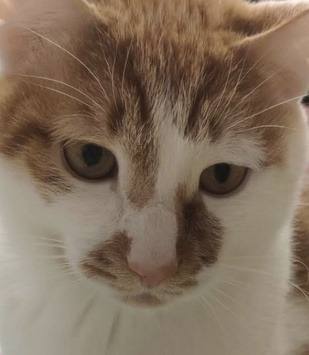
#> input picture MachineLearning/CNN_Basic/project/01_object_detection/cat_face.jpg, 309 x 355 px, shrunk from 594 x 682 before the run
$ python object_detection.py
#> lines starting #> are read from the running program, lines starting #| are printed output that depends on the picture
import numpy as np
import cv2
from matplotlib import pyplot as plt

MIN_MATCH_COUNT = 10  # 设置最低特征点匹配数量为10

template = cv2.cvtColor(cv2.imread('cat_face.jpg', 1), cv2.COLOR_BGR2RGB)
target = cv2.cvtColor(cv2.imread('cat.jpg', 1), cv2.COLOR_BGR2RGB)
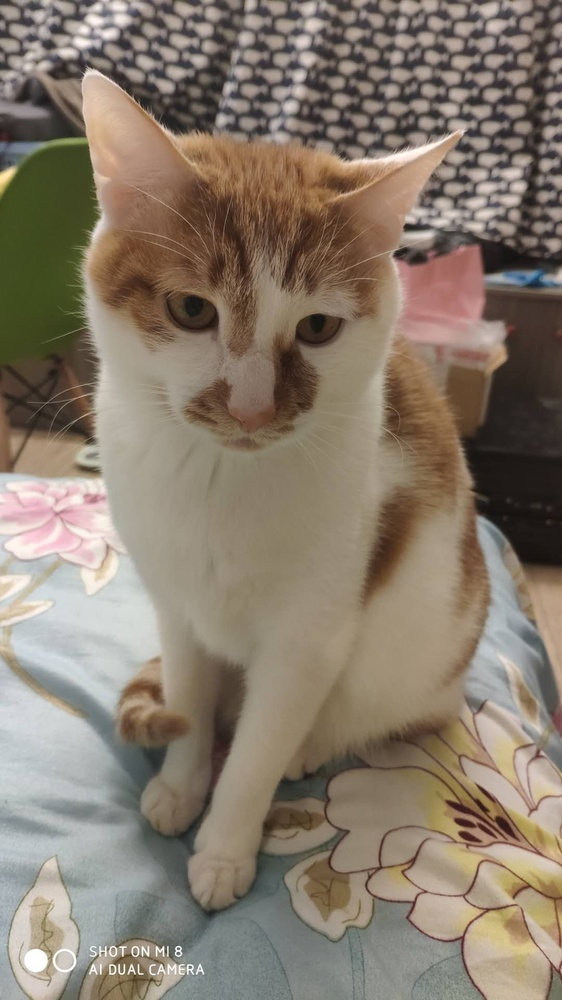
#> input picture MachineLearning/CNN_Basic/project/01_object_detection/cat.jpg, 562 x 1000 px, shrunk from 1080 x 1920 before the run

# 创建 SIFT 特征检测器
sift = cv2.xfeatures2d.SIFT_create()

# 通过 SIFT 获取关键点和特征描述子
kp1, des1 = sift.detectAndCompute(template, None)
#> kp1 = 139 keypoints; strongest (x, y, size): (223, 179, 24.5), (94, 165, 27.2), (109, 258, 29.8), (245, 25, 14.3)
kp2, des2 = sift.detectAndCompute(target, None)
#> kp2 = 1865 keypoints; strongest (x, y, size): (190, 967, 1.9), (178, 953, 2), (112, 967, 1.9), (166, 952, 1.9)

print(kp1)
#> (printed output is left out)

for key in kp1:
    print
#> this loop made 139 passes
#> key on passes 1 to 12: keypoint at (10.6, 149.5), size 11.1, keypoint at (39.1, 37.5), size 2.1, keypoint at (52, 131), size 1.9, keypoint at (52.3, 133.8), size 2.1, keypoint at (55.6, 129.4), size 1.8, keypoint at (65.1, 141.1), size 2, keypoint at (65.1, 141.1), size 2, keypoint at (69.6, 128.4), size 19.4, keypoint at (75.8, 250.4), size 15.6, keypoint at (78.7, 184.3), size 7.3, keypoint at (80.8, 118.1), size 97.2, keypoint at (85.8, 265.4), size 4

print(type(kp1))
#| <class 'tuple'>

# 创建设置 FLANN 匹配
FLANN_INDEX_KDTREE = 0
index_params = dict(algorithm=FLANN_INDEX_KDTREE, trees=5)
search_params = dict(checks=50)
flann = cv2.FlannBasedMatcher(index_params, search_params)
matches = flann.knnMatch(des1, des2, k=2)
#> matches = 139 matches

# store all the good matches as per Lowe's ratio test.
good = []

# 舍弃大于 0.7 的匹配
for m, n in matches:
    if m.distance < 0.7 * n.distance:
        good.append(m)
#> this loop made 139 passes
#> after the loop, good = 81 matches

if len(good) > MIN_MATCH_COUNT:
    # 获取关键点的坐标
    src_pts = np.float32([kp1[m.queryIdx].pt for m in good]).reshape(-1, 1, 2)
#> src_pts = 81 rows, first 8: [51.97, 131], [52.35, 133.8], [69.6, 128.4], [75.84, 250.4], [78.71, 184.3], [85.8, 265.4], [91.22, 139.1], [93.78, 165.2]
    dst_pts = np.float32([kp2[m.trainIdx].pt for m in good]).reshape(-1, 1, 2)
#> dst_pts = 81 rows, first 8: [155.9, 283.4], [156.1, 286.2], [172.6, 281], [178.9, 395.3], [181.4, 333.9], [188, 411.3], [193.1, 291.1], [195.2, 315.8]

    # 计算变换矩阵和 MASK
    M, mask = cv2.findHomography(src_pts, dst_pts, cv2.RANSAC, 5.0)
#> M = [[0.95, 0.000261, 106.3], [0.000143, 0.949, 158.8], [-3.31e-06, -3.12e-06, 1]]; mask = 81 values from 1 to 1
    matchesMask = mask.ravel().tolist()
#> matchesMask = 81 values from 1 to 1
    h, w = template.shape[:2]
#> h = 355; w = 309

    # 使用得到的变换矩阵对原图像的四个角进行变换，获得在目标图像上对应的坐标
    pts = np.float32([[0, 0], [0, h - 1], [w - 1, h - 1], [w - 1, 0]]).reshape(-1, 1, 2)
#> pts = [[0, 0], [0, 354], [308, 354], [308, 0]]
    dst = cv2.perspectiveTransform(pts, M)
#> dst = [[106.3, 158.8], [106.5, 495.3], [399.9, 495.9], [399.3, 159]]
    cv2.polylines(target, [np.int32(dst)], True, 0, 2, cv2.LINE_AA)
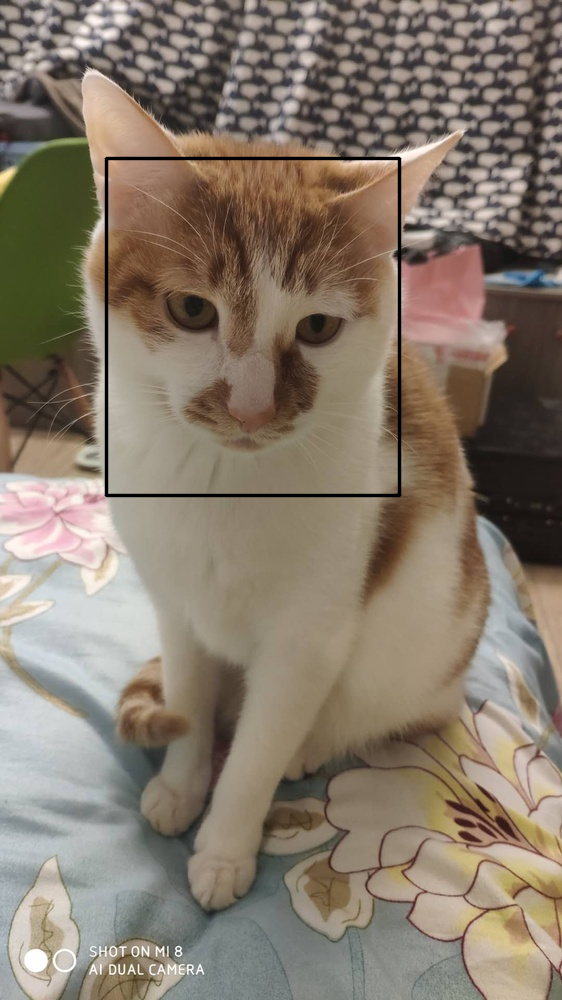
#> target: shape (1000, 562, 3); mean R, G, B 134.4, 122.1, 107.5
else:
    print("Not enough matches are found - %d/%d" % (len(good), MIN_MATCH_COUNT))
    matchesMask = None

draw_params = dict(matchColor=(0, 255, 0),
                   singlePointColor=None,
                   matchesMask=matchesMask,
                   flags=2)
#> draw_params = 4 items

result = cv2.drawMatches(template, kp1, target, kp2, good, None, **draw_params)
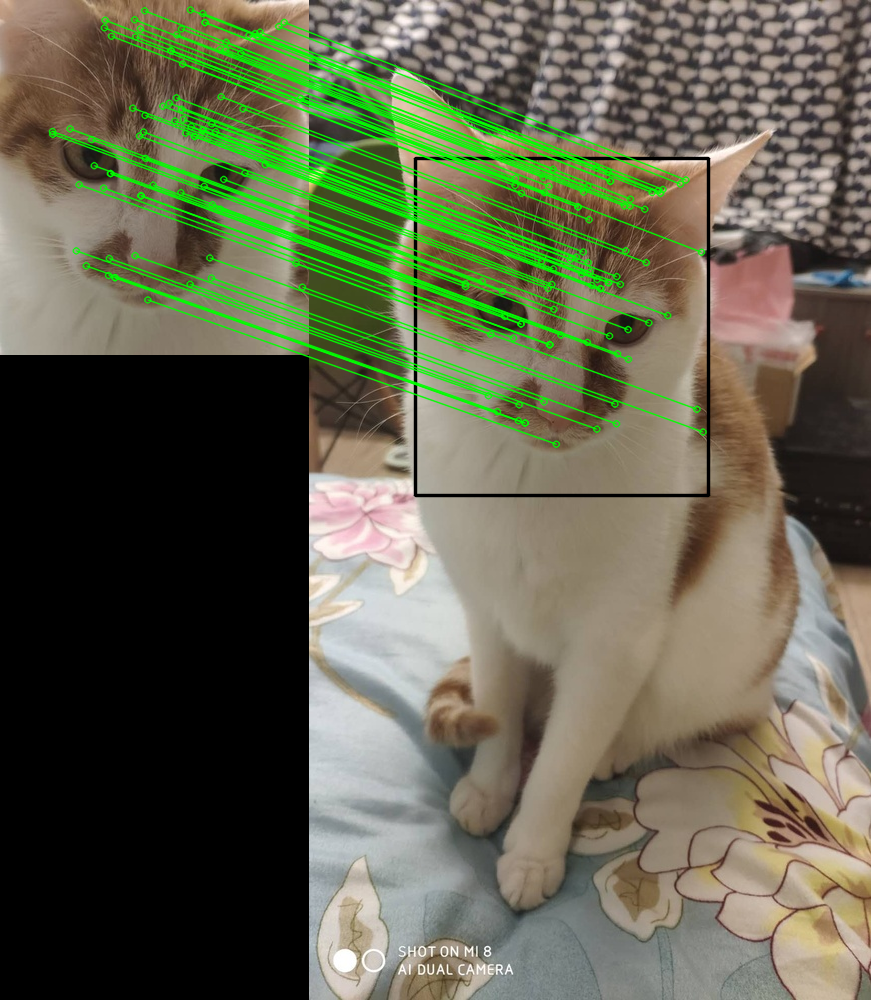
#> result: shape (1000, 871, 3); mean R, G, B 97.4, 99.9, 77.4
plt.imshow(result)
plt.show()
